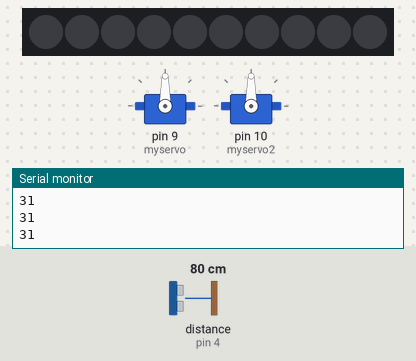
A sketch run on a simulated Arduino Uno, built with avr-gcc and run on an emulated ATmega328P. Shown: 2 × servo, 10 RGB LEDs in strip order, left to right, the last lines printed to the serial monitor. Wiring (inferred from the names in the program): ultrasonic range finder: trigger pin 2; echo pin 4. The inputs (shaded band) are chosen by the test bench; at power-on: distance to the obstacle (sensor on pin 4) 80 cm. The echo pulse lasts 58.3 µs per cm; dim RGB values are drawn brighter than linear.

Above: at 1.2 s.
1.3 s: distance to the obstacle (sensor on pin 4) set to 14 cm
2.8 s: distance to the obstacle (sensor on pin 4) set to 11 cm
At 3.18 s:
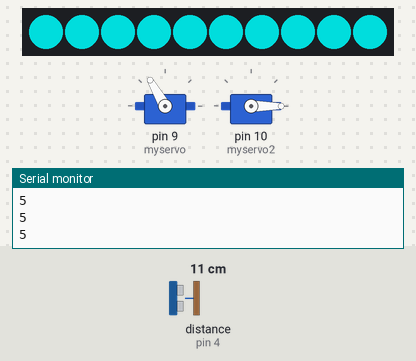
4.4 s: distance to the obstacle (sensor on pin 4) set to 18 cm
At 4.48 s:
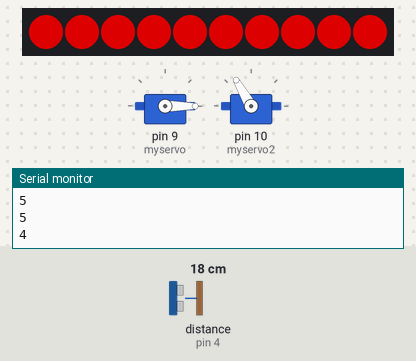
6.0 s: distance to the obstacle (sensor on pin 4) set to 2 cm
At 6.05 s:
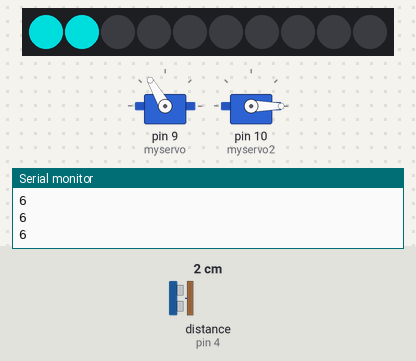
Timing chart, 0 to 10.0 s (numbered marks = the images above; inputs shaded):
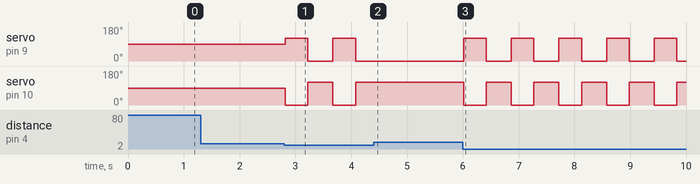

Measured:
- the behaviour switches between 13 and 12 cm on distance to the obstacle (sensor on pin 4) (found by bisection; images 0 and 1)
- after the input at 2.8 s, servo on pin 9 (myservo): alternates 120° for 0.41 s and 0° for 0.45 s, starting at once; servo on pin 10 (myservo2): alternates 120° for 0.45 s and 0° for 0.41 s, starting at once; the LEDs: first change at once (image 1 shows a later state)
- after the input at 4.4 s, servo on pin 9 (myservo): stops changing and stays 0°; servo on pin 10 (myservo2): stops changing and stays 120°
- after the input at 6.0 s, servo on pin 9 (myservo): alternates 120° for 0.41 s and 0° for 0.45 s, starting at once; servo on pin 10 (myservo2): alternates 120° for 0.45 s and 0° for 0.41 s, starting at once; the LEDs: first change at once (image 3 shows a later state)

The sketch:

TestingFinal.ino
```cpp
#include <Servo.h>
#include <Adafruit_NeoPixel.h>
#define PIN        13
#define NUMPIXELS 10

Adafruit_NeoPixel pixels(NUMPIXELS, PIN, NEO_GRB + NEO_KHZ800);

Servo myservo;
Servo myservo2;

int pos = 0;

const int trigPin = 2;
const int echoPin = 4;


void setup() {
  myservo.attach(9);
  myservo2.attach(10);

  pixels.begin();

  Serial.begin(9600);
}

void loop() {
  pixels.clear();
  long duration, inches, cm;
  pinMode(trigPin, OUTPUT);
  digitalWrite(trigPin, LOW);
  delayMicroseconds(2);
  digitalWrite(trigPin, HIGH);
  delayMicroseconds(10);
  digitalWrite(trigPin, LOW);
  pinMode(echoPin, INPUT);
  duration = pulseIn(echoPin, HIGH);

  inches = microsecondsToInches(duration);
  cm = microsecondsToCentimeters(duration);
//
//  Serial.print(inches);
//  Serial.print("in, ");
//  Serial.print(cm);
//  Serial.print("cm");
//  Serial.println();
//  delay(100);

  if (inches < 5) {

    for (int i = 0; i < NUMPIXELS; i++) {
      pixels.setPixelColor(i, pixels.Color(0, 150, 150));
      pixels.show();
      delay(10);
      int mapped = (NUMPIXELS, i, 10, 0, 120);
      int mapped2 = (NUMPIXELS, 10, i, 120, 00);
      myservo.write(mapped);
      myservo2.write(mapped2);
      delay(30);
    }

    for (int i = NUMPIXELS; i >= 0; i--) {
      pixels.setPixelColor(i, pixels.Color(150, 0, 0));
      pixels.show();
      delay(10);
      int mapped = (NUMPIXELS, i, 10, 0, 120);
      int mapped2 = (NUMPIXELS, 10, i, 120, 00);
      myservo.write(mapped2);
      myservo2.write(mapped);
      delay(30);
    }
    //for (pos = 0; pos <= 95; pos += 1) {
    // myservo2.write(pos);
    //delay(10);
    //  }

//    for (int i = 0; i < NUMPIXELS; i++) {
//      pixels.setPixelColor(i, pixels.Color(0, 150, 150));
//      pixels.show();
//      delay(30);
//    }
//    for (pos = 178; pos >= 0; pos -= 1) {
//      myservo.write(pos);
//      delay(10);
//    }
//
//    for (int i = NUMPIXELS; i >= 0; i--) {
//      pixels.setPixelColor(i, pixels.Color(150, 0, 0));
//      pixels.show();
//      delay(30);
//    }
//    for (pos = 178; pos >= 0; pos -= 1) {
//      myservo2.write(pos);
//      delay(10);
//    }
  }

  else {
    for (int i = 0; i < NUMPIXELS; i++) {
      pixels.setPixelColor(i, pixels.Color(0, 0, 0));
      pixels.show();
    }
  }

//  Serial.print(analogRead(xPin));
//  Serial.print(",");
//  Serial.print(analogRead(yPin));
//  Serial.print(",");
  Serial.print(inches);
  Serial.println();

}

long microsecondsToInches(long microseconds) {
  return microseconds / 74 / 2;
}

long microsecondsToCentimeters(long microseconds) {
  return microseconds / 29 / 2;
}
```
